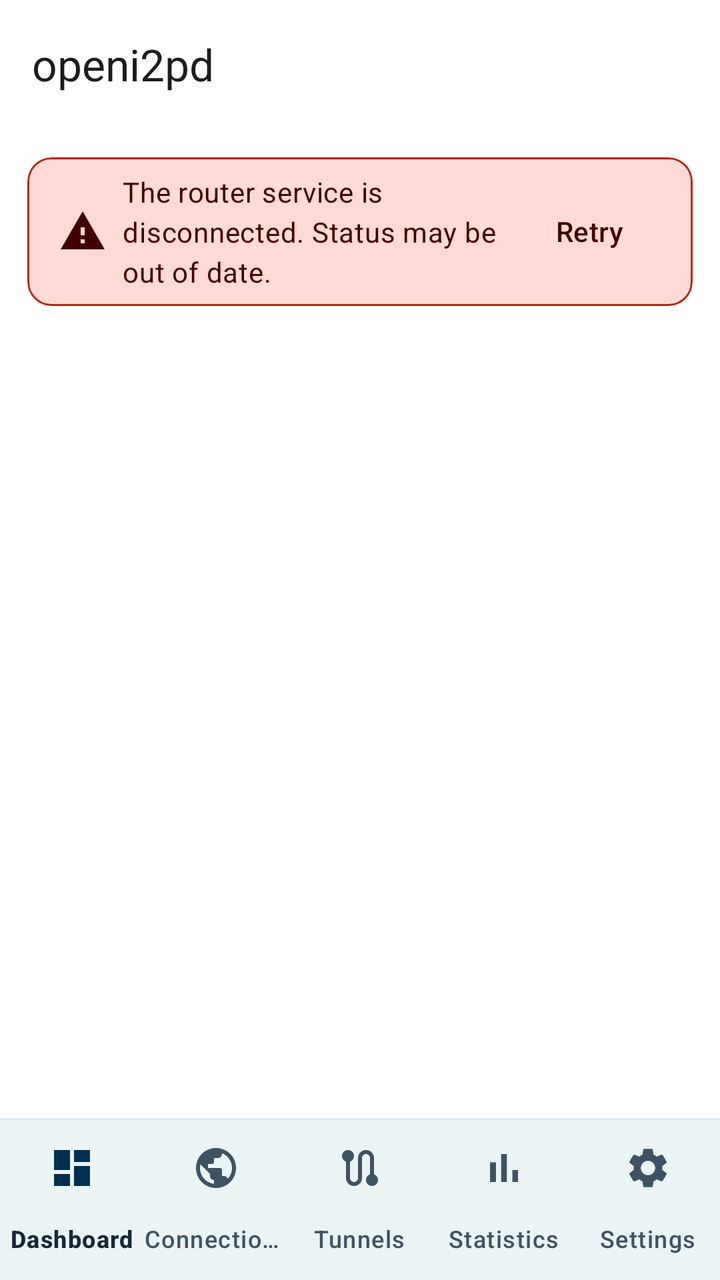
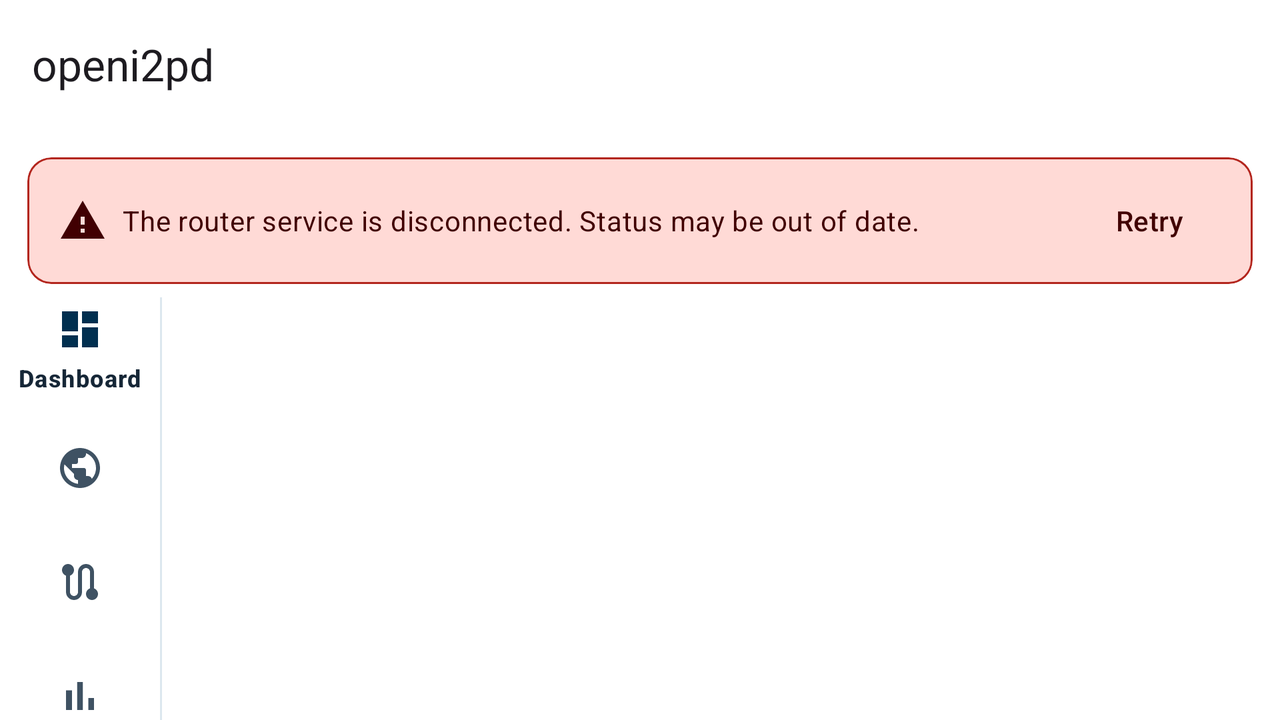

First picture: res/layout/ on a phone held upright. Second picture: the repository's own variant of that layout, on a device whose configuration matches the variant's folder. Source for both follows.
<!-- AndroidManifest.xml: application theme Theme.OpenI2Pd -->
<!-- res/layout/activity_main.xml -->
<?xml version="1.0" encoding="utf-8"?>
<LinearLayout xmlns:android="http://schemas.android.com/apk/res/android"
    xmlns:app="http://schemas.android.com/apk/res-auto"
    xmlns:tools="http://schemas.android.com/tools"
    android:id="@+id/main_coordinator"
    android:layout_width="match_parent"
    android:layout_height="match_parent"
    android:fitsSystemWindows="true"
    android:orientation="vertical">

    <com.google.android.material.appbar.AppBarLayout
        android:id="@+id/app_bar"
        android:layout_width="match_parent"
        android:layout_height="wrap_content"
        app:elevation="0dp">

        <com.google.android.material.appbar.MaterialToolbar
            android:id="@+id/toolbar"
            android:layout_width="match_parent"
            android:layout_height="?attr/actionBarSize"
            android:background="?attr/colorSurface"
            android:elevation="0dp"
            app:subtitleTextColor="?attr/colorOnSurfaceVariant"
            app:title="@string/app_name" />
    </com.google.android.material.appbar.AppBarLayout>

    <com.google.android.material.card.MaterialCardView
        android:id="@+id/service_banner"
        style="@style/Widget.OpenI2Pd.Card"
        android:layout_width="match_parent"
        android:layout_height="wrap_content"
        android:layout_marginStart="@dimen/margin_small"
        android:layout_marginTop="@dimen/margin_small"
        android:layout_marginEnd="@dimen/margin_small"
        android:visibility="gone"
        app:cardBackgroundColor="?attr/colorErrorContainer"
        app:strokeColor="?attr/colorError"
        tools:visibility="visible">

        <LinearLayout
            android:layout_width="match_parent"
            android:layout_height="wrap_content"
            android:gravity="center_vertical"
            android:orientation="horizontal"
            android:paddingStart="@dimen/card_content_padding"
            android:paddingTop="@dimen/margin_small"
            android:paddingEnd="@dimen/margin_small"
            android:paddingBottom="@dimen/margin_small">

            <ImageView
                android:layout_width="24dp"
                android:layout_height="24dp"
                android:layout_marginEnd="@dimen/margin_small"
                android:importantForAccessibility="no"
                android:src="@drawable/ic_warning"
                app:tint="?attr/colorOnErrorContainer" />

            <TextView
                android:id="@+id/service_banner_text"
                android:layout_width="0dp"
                android:layout_height="wrap_content"
                android:layout_weight="1"
                android:accessibilityLiveRegion="polite"
                android:text="@string/service_disconnected_banner"
                android:textAppearance="@style/TextAppearance.OpenI2Pd.Body"
                android:textColor="?attr/colorOnErrorContainer" />

            <com.google.android.material.button.MaterialButton
                android:id="@+id/service_banner_retry"
                style="@style/Widget.Material3.Button.TextButton"
                android:layout_width="wrap_content"
                android:layout_height="wrap_content"
                android:minHeight="@dimen/touch_target"
                android:text="@string/action_retry"
                android:textColor="?attr/colorOnErrorContainer" />
        </LinearLayout>
    </com.google.android.material.card.MaterialCardView>

    <androidx.fragment.app.FragmentContainerView
        android:id="@+id/fragment_container"
        android:layout_width="match_parent"
        android:layout_height="0dp"
        android:layout_weight="1" />

    <View
        android:layout_width="match_parent"
        android:layout_height="1dp"
        android:background="?attr/colorOutlineVariant" />

    
    <com.google.android.material.bottomnavigation.BottomNavigationView
        android:id="@+id/nav_bottom"
        android:layout_width="match_parent"
        android:layout_height="wrap_content"
        android:minHeight="@dimen/nav_bar_height"
        android:background="?attr/colorSurface"
        tools:ignore="InconsistentLayout"
        app:labelVisibilityMode="labeled"
        app:menu="@menu/navigation_main" />
</LinearLayout>
<!-- resources referenced by this layout -->
<resources>
  <dimen name="card_content_padding">16dp</dimen>
  <dimen name="margin_small">8dp</dimen>
  <dimen name="nav_bar_height">80dp</dimen>
  <dimen name="touch_target">48dp</dimen>
  <!-- drawable ic_warning (drawable) -->
  <vector xmlns:android="http://schemas.android.com/apk/res/android"
      android:width="24dp"
      android:height="24dp"
      android:viewportWidth="24"
      android:viewportHeight="24"
      android:tint="?attr/colorControlNormal">
      <path
          android:fillColor="#FF000000"
          android:pathData="M1,21h22L12,2 1,21zM13,18h-2v-2h2v2zM13,14h-2v-4h2v4z" />
  </vector>
  <string name="action_retry">Retry</string>
  <string name="app_name" translatable="false">openi2pd</string>
  <string name="service_disconnected_banner">The router service is disconnected. Status may be out of date.</string>
  <style name="TextAppearance.OpenI2Pd.Body" parent="TextAppearance.Material3.BodyMedium" />
  <style name="Widget.OpenI2Pd.Card" parent="Widget.Material3.CardView.Filled">
          <item name="cardUseCompatPadding">true</item>
          <item name="cardElevation">0dp</item>
          <item name="cardBackgroundColor">?attr/colorSurfaceContainerLow</item>
          <item name="strokeColor">?attr/colorOutlineVariant</item>
          <item name="strokeWidth">1dp</item>
      </style>
  <!-- from res/values-v31/ -->
  <style name="Theme.OpenI2Pd" parent="Theme.OpenI2Pd.Base">
          <item name="android:windowSplashScreenBackground">@color/brand_background</item>
          <item name="android:windowSplashScreenAnimatedIcon">@drawable/ic_launcher_foreground</item>
          <item name="android:windowSplashScreenIconBackgroundColor">@color/ic_launcher_background</item>
          <item name="android:windowSplashScreenAnimationDuration">200</item>
      </style>
  <color name="brand_background">#F7FAFC</color>
  <color name="ic_launcher_background">#FFFFFF</color>
  <color name="brand_primary">#007C7A</color>
  <color name="brand_on_primary">#FFFFFF</color>
  <color name="brand_primary_container">#C8F5F2</color>
  <color name="brand_on_primary_container">#003735</color>
  <color name="brand_secondary">#0067B1</color>
  <color name="brand_on_secondary">#FFFFFF</color>
  <color name="brand_secondary_container">#D3E9FF</color>
  <color name="brand_on_secondary_container">#002F4F</color>
  <color name="brand_tertiary">#162737</color>
  <color name="brand_on_tertiary">#FFFFFF</color>
  <color name="brand_tertiary_container">#DCE7EF</color>
  <color name="brand_on_tertiary_container">#162737</color>
  <color name="brand_error">#B3261E</color>
  <color name="brand_on_error">#FFFFFF</color>
  <color name="brand_error_container">#FFDAD6</color>
  <color name="brand_on_error_container">#410002</color>
  <color name="brand_on_background">#162737</color>
  <color name="brand_surface">#FFFFFF</color>
  <color name="brand_on_surface">#162737</color>
  <color name="brand_surface_variant">#DCE7EF</color>
  <color name="brand_on_surface_variant">#3F5263</color>
  <color name="brand_surface_container_lowest">#FFFFFF</color>
  <color name="brand_surface_container_low">#FFFFFF</color>
  <color name="brand_surface_container">#F7FAFC</color>
  <color name="brand_surface_container_high">#DCE7EF</color>
  <color name="brand_surface_container_highest">#DCE7EF</color>
  <color name="brand_outline">#5C6E7E</color>
  <color name="brand_outline_variant">#DCE7EF</color>
  <color name="brand_selected">#D6F4F1</color>
  <!-- some entries are left out for length -->
</resources>
<!-- res/layout-w600dp/activity_main.xml (the repository's variant of the layout above) -->
<!-- drawn on the phone turned sideways -->
<?xml version="1.0" encoding="utf-8"?>
<LinearLayout xmlns:android="http://schemas.android.com/apk/res/android"
    xmlns:app="http://schemas.android.com/apk/res-auto"
    xmlns:tools="http://schemas.android.com/tools"
    android:id="@+id/main_coordinator"
    android:layout_width="match_parent"
    android:layout_height="match_parent"
    android:fitsSystemWindows="true"
    android:orientation="vertical">

    <com.google.android.material.appbar.AppBarLayout
        android:id="@+id/app_bar"
        android:layout_width="match_parent"
        android:layout_height="wrap_content"
        app:elevation="0dp">

        <com.google.android.material.appbar.MaterialToolbar
            android:id="@+id/toolbar"
            android:layout_width="match_parent"
            android:layout_height="?attr/actionBarSize"
            android:background="?attr/colorSurface"
            android:elevation="0dp"
            app:subtitleTextColor="?attr/colorOnSurfaceVariant"
            app:title="@string/app_name" />
    </com.google.android.material.appbar.AppBarLayout>

    <com.google.android.material.card.MaterialCardView
        android:id="@+id/service_banner"
        style="@style/Widget.OpenI2Pd.Card"
        android:layout_width="match_parent"
        android:layout_height="wrap_content"
        android:layout_marginStart="@dimen/margin_small"
        android:layout_marginTop="@dimen/margin_small"
        android:layout_marginEnd="@dimen/margin_small"
        android:visibility="gone"
        app:cardBackgroundColor="?attr/colorErrorContainer"
        app:strokeColor="?attr/colorError"
        tools:visibility="visible">

        <LinearLayout
            android:layout_width="match_parent"
            android:layout_height="wrap_content"
            android:gravity="center_vertical"
            android:orientation="horizontal"
            android:paddingStart="@dimen/card_content_padding"
            android:paddingTop="@dimen/margin_small"
            android:paddingEnd="@dimen/margin_small"
            android:paddingBottom="@dimen/margin_small">

            <ImageView
                android:layout_width="24dp"
                android:layout_height="24dp"
                android:layout_marginEnd="@dimen/margin_small"
                android:importantForAccessibility="no"
                android:src="@drawable/ic_warning"
                app:tint="?attr/colorOnErrorContainer" />

            <TextView
                android:id="@+id/service_banner_text"
                android:layout_width="0dp"
                android:layout_height="wrap_content"
                android:layout_weight="1"
                android:accessibilityLiveRegion="polite"
                android:text="@string/service_disconnected_banner"
                android:textAppearance="@style/TextAppearance.OpenI2Pd.Body"
                android:textColor="?attr/colorOnErrorContainer" />

            <com.google.android.material.button.MaterialButton
                android:id="@+id/service_banner_retry"
                style="@style/Widget.Material3.Button.TextButton"
                android:layout_width="wrap_content"
                android:layout_height="wrap_content"
                android:minHeight="@dimen/touch_target"
                android:text="@string/action_retry"
                android:textColor="?attr/colorOnErrorContainer" />
        </LinearLayout>
    </com.google.android.material.card.MaterialCardView>

    
    <RelativeLayout
        android:layout_width="match_parent"
        android:layout_height="0dp"
        android:layout_weight="1">

        
        <com.google.android.material.navigationrail.NavigationRailView
            android:id="@+id/nav_rail"
            android:layout_width="wrap_content"
            android:layout_height="match_parent"
            android:layout_alignParentStart="true"
            android:background="?attr/colorSurface"
            tools:ignore="InconsistentLayout"
            app:menu="@menu/navigation_main"
            app:menuGravity="center" />

        <View
            android:id="@+id/nav_rail_divider"
            android:layout_width="1dp"
            android:layout_height="match_parent"
            android:layout_toEndOf="@id/nav_rail"
            android:background="?attr/colorOutlineVariant" />

        <androidx.fragment.app.FragmentContainerView
            android:id="@+id/fragment_container"
            android:layout_width="match_parent"
            android:layout_height="match_parent"
            android:layout_toEndOf="@id/nav_rail_divider"
            android:layout_alignParentEnd="true" />
    </RelativeLayout>
</LinearLayout>
<!-- resources referenced by the variant -->
<!-- as the phone turned sideways resolves them -->
<resources>
  <dimen name="card_content_padding">16dp</dimen>
  <dimen name="margin_small">8dp</dimen>
  <dimen name="touch_target">48dp</dimen>
  <!-- drawable ic_warning (drawable) -->
  <vector xmlns:android="http://schemas.android.com/apk/res/android"
      android:width="24dp"
      android:height="24dp"
      android:viewportWidth="24"
      android:viewportHeight="24"
      android:tint="?attr/colorControlNormal">
      <path
          android:fillColor="#FF000000"
          android:pathData="M1,21h22L12,2 1,21zM13,18h-2v-2h2v2zM13,14h-2v-4h2v4z" />
  </vector>
  <string name="action_retry">Retry</string>
  <string name="app_name" translatable="false">openi2pd</string>
  <string name="service_disconnected_banner">The router service is disconnected. Status may be out of date.</string>
  <style name="TextAppearance.OpenI2Pd.Body" parent="TextAppearance.Material3.BodyMedium" />
  <style name="Widget.OpenI2Pd.Card" parent="Widget.Material3.CardView.Filled">
          <item name="cardUseCompatPadding">true</item>
          <item name="cardElevation">0dp</item>
          <item name="cardBackgroundColor">?attr/colorSurfaceContainerLow</item>
          <item name="strokeColor">?attr/colorOutlineVariant</item>
          <item name="strokeWidth">1dp</item>
      </style>
  <!-- from res/values-v31/ -->
  <style name="Theme.OpenI2Pd" parent="Theme.OpenI2Pd.Base">
          <item name="android:windowSplashScreenBackground">@color/brand_background</item>
          <item name="android:windowSplashScreenAnimatedIcon">@drawable/ic_launcher_foreground</item>
          <item name="android:windowSplashScreenIconBackgroundColor">@color/ic_launcher_background</item>
          <item name="android:windowSplashScreenAnimationDuration">200</item>
      </style>
  <color name="brand_background">#F7FAFC</color>
  <color name="ic_launcher_background">#FFFFFF</color>
  <color name="brand_primary">#007C7A</color>
  <color name="brand_on_primary">#FFFFFF</color>
  <color name="brand_primary_container">#C8F5F2</color>
  <color name="brand_on_primary_container">#003735</color>
  <color name="brand_secondary">#0067B1</color>
  <color name="brand_on_secondary">#FFFFFF</color>
  <color name="brand_secondary_container">#D3E9FF</color>
  <color name="brand_on_secondary_container">#002F4F</color>
  <color name="brand_tertiary">#162737</color>
  <color name="brand_on_tertiary">#FFFFFF</color>
  <color name="brand_tertiary_container">#DCE7EF</color>
  <color name="brand_on_tertiary_container">#162737</color>
  <color name="brand_error">#B3261E</color>
  <color name="brand_on_error">#FFFFFF</color>
  <color name="brand_error_container">#FFDAD6</color>
  <color name="brand_on_error_container">#410002</color>
  <color name="brand_on_background">#162737</color>
  <color name="brand_surface">#FFFFFF</color>
  <color name="brand_on_surface">#162737</color>
  <color name="brand_surface_variant">#DCE7EF</color>
  <color name="brand_on_surface_variant">#3F5263</color>
  <color name="brand_surface_container_lowest">#FFFFFF</color>
  <color name="brand_surface_container_low">#FFFFFF</color>
  <color name="brand_surface_container">#F7FAFC</color>
  <color name="brand_surface_container_high">#DCE7EF</color>
  <color name="brand_surface_container_highest">#DCE7EF</color>
  <color name="brand_outline">#5C6E7E</color>
  <color name="brand_outline_variant">#DCE7EF</color>
  <color name="brand_selected">#D6F4F1</color>
  <!-- some entries are left out for length -->
</resources>
